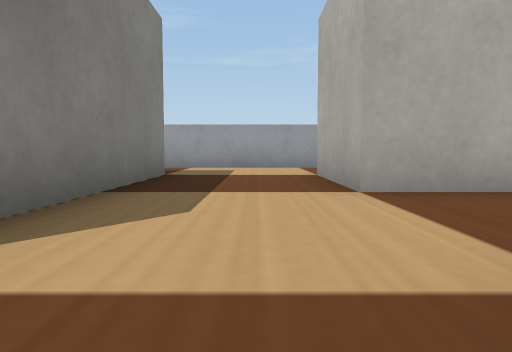
View 1 (above)

19 first-person views from a walk through a Webots world. The camera is 0.04 m above the floor, tilts 4° down and sees 70° across. The floor is counted in squares, 0.1 m on a side. Each view is taken from the middle of a square. On the plan, view 1 faces up. The plan holds only what a view shows up to about 9 squares ahead; the rest is blank. The robots in the file are not drawn. Webots' stock objects and surfaces are drawn as simple stand-ins.

View 2
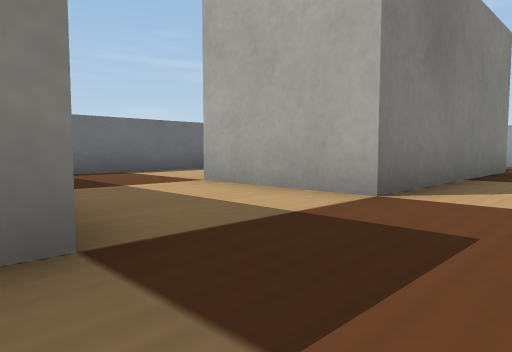

View 3
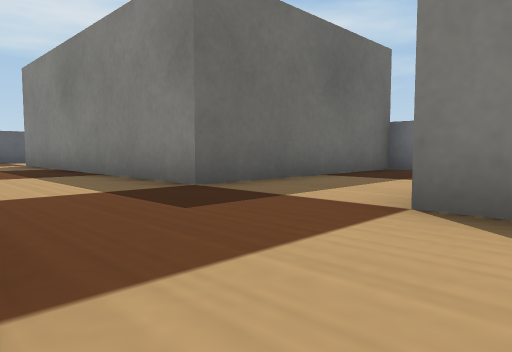

View 4
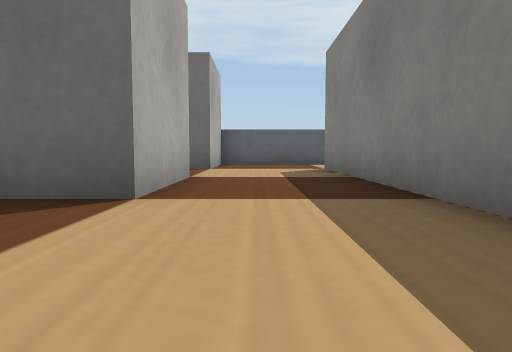

View 5
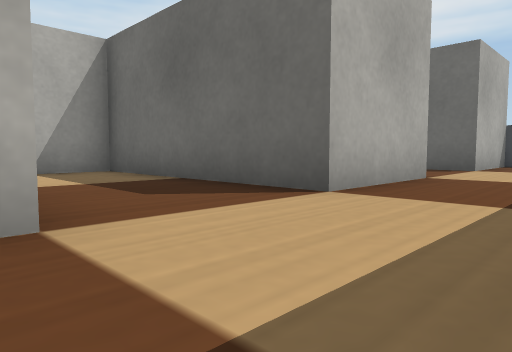

View 6
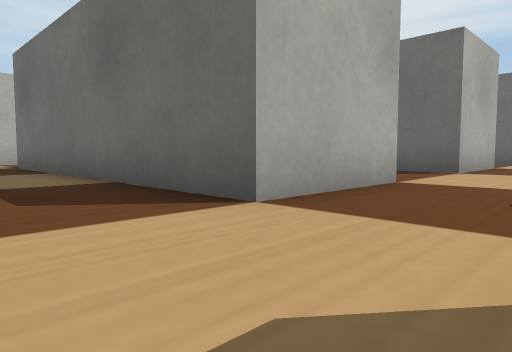

View 7
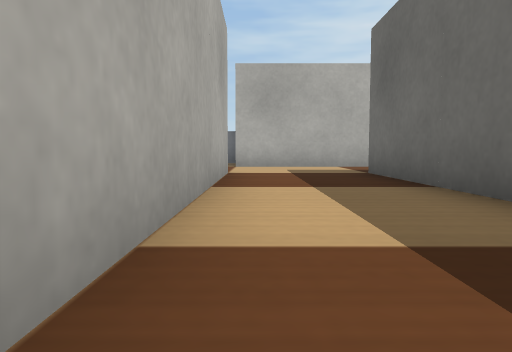

View 8
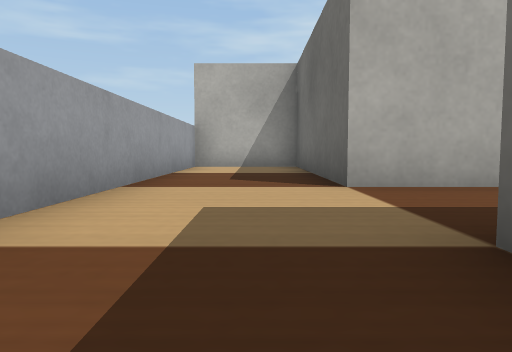

View 9
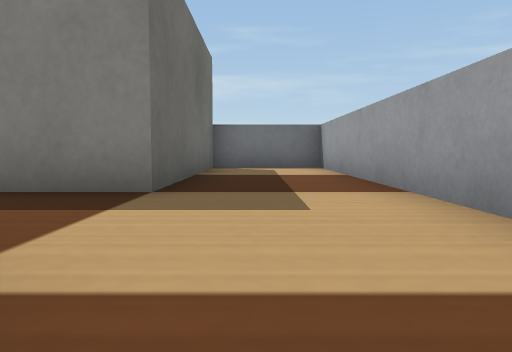

View 10
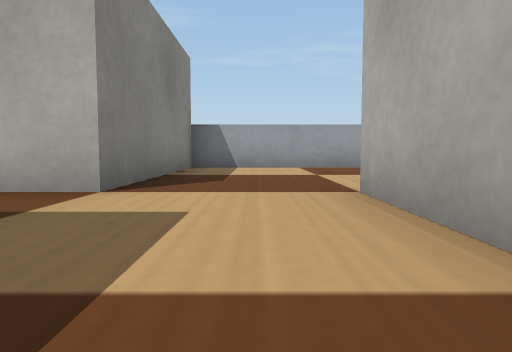

View 11
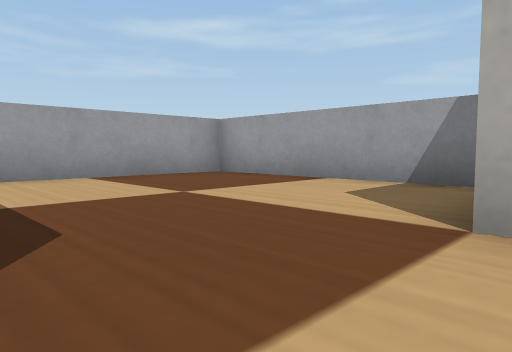

View 12
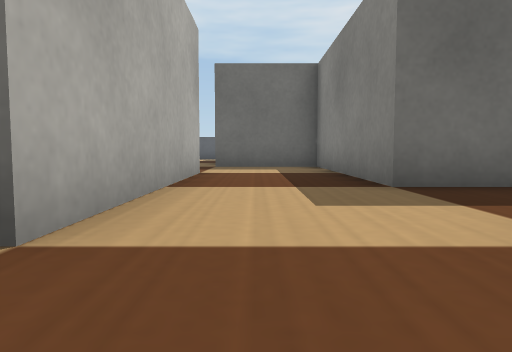

View 13
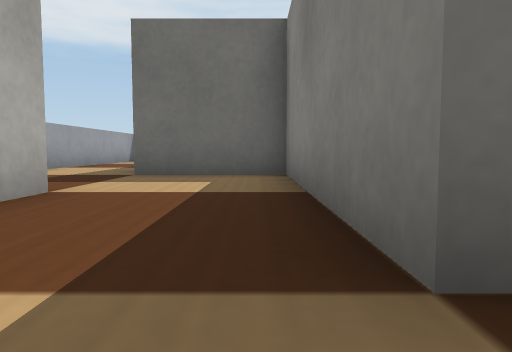

View 14
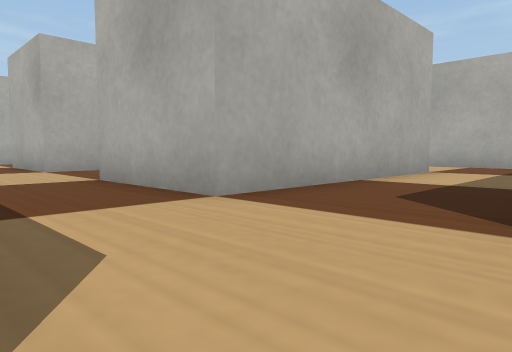

View 15
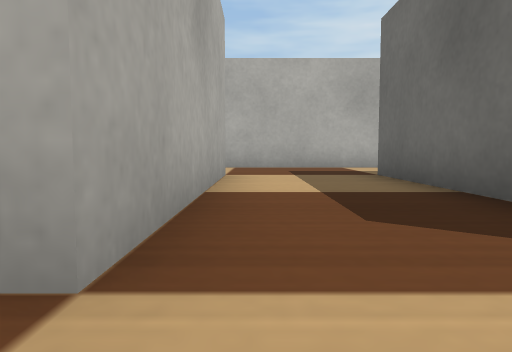

View 16
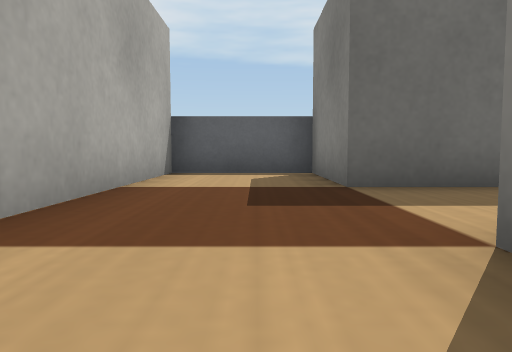

View 17
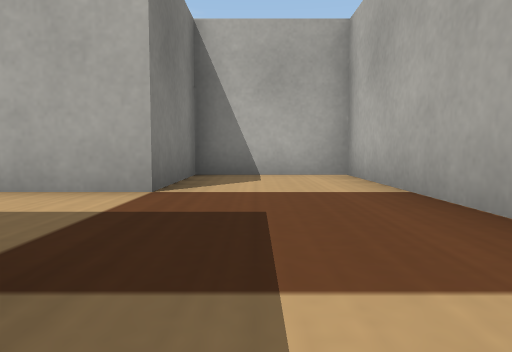

View 18
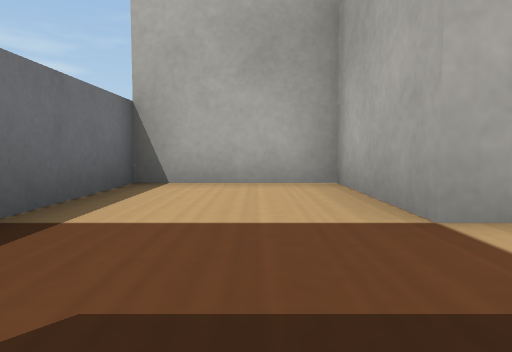

View 19
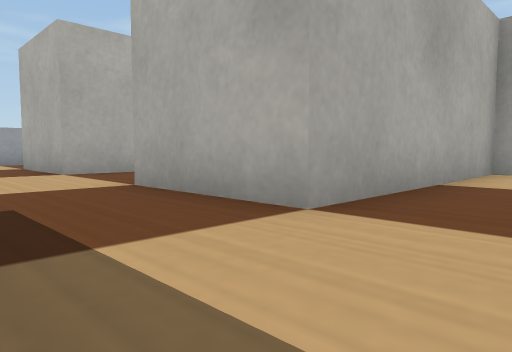

### Floor plan
Points are (right, up) in squares from view 1. A wall is a line through its corners. A room is listed if a view was taken in it or the views show most of it. See-through windows are left out.
Room 1 (views 1, 2, 4, 5, 14, 15, 16, 17, 18, 19)
walls: (-1.5, 1) (-4, 1) (-4, 3.5) (-6.5, 3.5) (-6.5, -1.5) (-1.5, -1.5) (-1.5, -9); (1, -9) (6, -9) (6, -11.5) (8.5, -11.5) (8.5, -4) (6, -4) (6, -6.5) (1, -6.5) (1, -4) (6, -4) (6, -1.5) (1, -1.5) (1, 1)
ways out: opening at (-0.5, 1) to room 2; opening at (-0.5, -9)
Room 2 (views 3, 6, 7, 8, 9, 10, 11, 12, 13)
walls: (1, 1) (8.5, 1) (8.5, -4) (11, -4); (11, -1.5) (11, 3.6); (13.5, 4) (13.5, 8.5) (8.5, 8.5) (8.5, 3.5) (1, 3.5) (1, 6) (6, 6) (6, 8.5) (-6.5, 8.5) (-6.5, 6) (-1.5, 6) (-1.5, 1)
ways out: opening at (-0.5, 1) to room 1; opening at (11, -2.5)

Where each view was taken, in squares from view 1:
view 1: 0 up, 0 right, facing up
view 2: 2 down, 0 right, facing up-left
view 3: 2 up, 1 right, facing down-left
view 4: 1 down, 0 right, facing down
view 5: 1 down, 1 left, facing down-right
view 6: 3 up, 1 left, facing down-right
view 7: 3 up, 2 right, facing right
view 8: 7 up, 3 left, facing right
view 9: 7 up, 2 right, facing left
view 10: 0 up, 10 right, facing up
view 11: 3 up, 9 right, facing up-right
view 12: 5 up, 10 right, facing down
view 13: 2 up, 9 right, facing down
view 14: 9 down, 1 left, facing up-right
view 15: 7 down, 0 right, facing right
view 16: 5 down, 7 right, facing down
view 17: 10 down, 7 right, facing up
view 18: 1 down, 5 left, facing up
view 19: 3 down, 1 left, facing up-right
